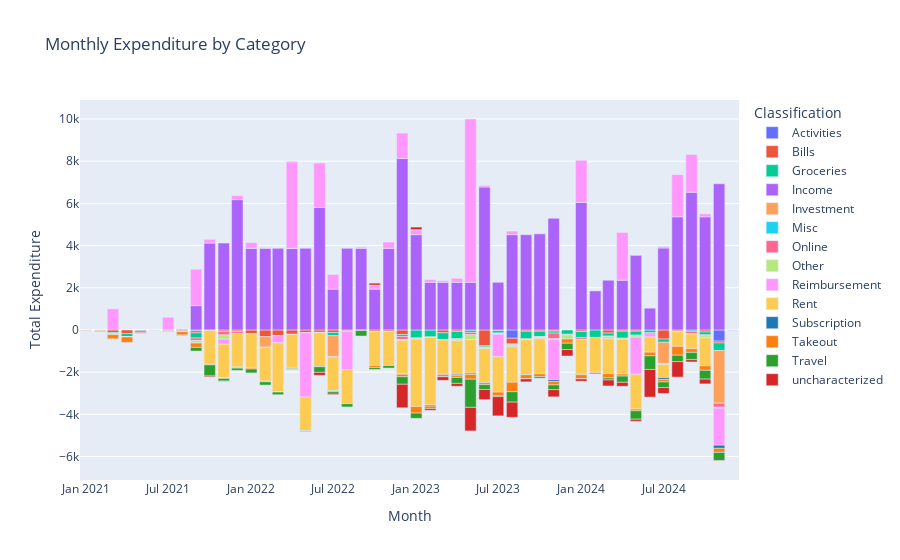

Write notebook code for a chart like this one.
### Markdown cell above
#### Categorical Spending Habits per Month

We visualize the following below:
- We group transactions by TRANSACTION month and then by CATEGORY
- Categories are assigned in prior code blocks; done by running through a word encoder OR by prompts for keyword associations

### Code cell
StatementReader.plot_stacked(StatementReader.filtered_df)

### Figure 1 — Plotly figure (JSON) as saved in the notebook; plotly's stock layout.template omitted (floating-point values rounded to 4 significant figures)
{"data": [{"alignmentgroup": "True", "hovertemplate": "Classification=Activities<br>Month=%{x}<br>Total Expenditure=%{y}<extra></extra>", "legendgroup": "Activities", "marker": {"color": "#636EFA", "pattern": {"shape": ""}}, "name": "Activities", "offsetgroup": "Activities", "orientation": "v", "showlegend": true, "textposition": "auto", "type": "bar", "x": ["2021-09", "2023-07", "2023-08", "2024-11"], "xaxis": "x", "y": [-43.94, -23.7, -393.7, -528.8], "yaxis": "y"}, {"alignmentgroup": "True", "hovertemplate": "Classification=Bills<br>Month=%{x}<br>Total Expenditure=%{y}<extra></extra>", "legendgroup": "Bills", "marker": {"color": "#EF553B", "pattern": {"shape": ""}}, "name": "Bills", "offsetgroup": "Bills", "orientation": "v", "showlegend": true, "textposition": "auto", "type": "bar", "x": ["2021-01", "2021-02", "2021-03", "2021-04", "2021-05", "2021-06", "2021-07", "2021-08", "2021-09", "2021-10", "2021-11", "2021-12", "2022-01", "2022-02", "2022-03", "2022-04", "2022-05", "2022-06", "2022-07", "2022-08", "2022-09", "2022-10", "2022-11", "2022-12", "2023-01", "2023-02", "2023-03", "2023-04", "2023-05", "2023-06", "2023-07", "2023-08", "2023-09", "2023-10", "2023-11", "2024-01", "2024-03", "2024-04", "2024-05", "2024-06", "2024-07", "2024-08", "2024-09", "2024-10", "2024-11"], "xaxis": "x", "y": [-30, -25, -120.0, -170, -35, -10, -19.99, -19.99, -92.14, -14.99, -67.14, -67.14, -181.8, -318.0, -267.1, -205.0, -129.3, -111.0, -121.7, -50.62, -4.88, -72.03, -67.03, -220.0, -4.88, -4.89, -134.4, -70.78, -14.88, -746.5, -4.88, -268.2, -62.44, -60.25, -55.37, -76.02, -146.1, -59.89, -59.89, -4.89, -431.4, -59.89, -0.89, -95.71, -87.72], "yaxis": "y"}, {"alignmentgroup": "True", "hovertemplate": "Classification=Groceries<br>Month=%{x}<br>Total Expenditure=%{y}<extra></extra>", "legendgroup": "Groceries", "marker": {"color": "#00CC96", "pattern": {"shape": ""}}, "name": "Groceries", "offsetgroup": "Groceries", "orientation": "v", "showlegend": true, "textposition": "auto", "type": "bar", "x": ["2021-03", "2021-04", "2021-05", "2021-06", "2021-09", "2022-06", "2022-07", "2022-12", "2023-01", "2023-02", "2023-03", "2023-04", "2023-05", "2023-06", "2023-07", "2023-08", "2023-09", "2023-10", "2023-11", "2023-12", "2024-01", "2024-02", "2024-03", "2024-04", "2024-05", "2024-06", "2024-07", "2024-09", "2024-10", "2024-11"], "xaxis": "x", "y": [-46.47, -140.5, -77.34, -11.56, -247.4, -11.29, -152.5, -89.95, -372.0, -328.3, -315.9, -351.5, -101.5, -65.31, -121.6, -30.82, -355.9, -258.9, -95.1, -206.7, -291.2, -354.4, -145.4, -330.5, -187.4, -130.8, -153.3, -63.02, -133.9, -357.0], "yaxis": "y"}, {"alignmentgroup": "True", "hovertemplate": "Classification=Income<br>Month=%{x}<br>Total Expenditure=%{y}<extra></extra>", "legendgroup": "Income", "marker": {"color": "#AB63FA", "pattern": {"shape": ""}}, "name": "Income", "offsetgroup": "Income", "orientation": "v", "showlegend": true, "textposition": "auto", "type": "bar", "x": ["2021-09", "2021-10", "2021-11", "2021-12", "2022-01", "2022-02", "2022-03", "2022-04", "2022-05", "2022-06", "2022-07", "2022-08", "2022-09", "2022-10", "2022-11", "2022-12", "2023-01", "2023-02", "2023-03", "2023-04", "2023-05", "2023-06", "2023-07", "2023-08", "2023-09", "2023-10", "2023-11", "2024-01", "2024-02", "2024-03", "2024-04", "2024-05", "2024-06", "2024-07", "2024-08", "2024-09", "2024-10", "2024-11"], "xaxis": "x", "y": [1154.0, 4119.0, 4119.0, 6179.0, 3871.0, 3871.0, 3871.0, 3871.0, 3871.0, 5806.0, 1935.0, 3871.0, 3871.0, 1935.0, 3871.0, 8128.0, 4518.0, 2259.0, 2259.0, 2259.0, 2259.0, 6777.0, 2259.0, 4518.0, 4518.0, 4564.0, 5292.0, 6045.0, 1850.0, 2358.0, 2358.0, 3537.0, 1033.0, 3886.0, 5364.0, 6531.0, 5364.0, 6932.0], "yaxis": "y"}, {"alignmentgroup": "True", "hovertemplate": "Classification=Investment<br>Month=%{x}<br>Total Expenditure=%{y}<extra></extra>", "legendgroup": "Investment", "marker": {"color": "#FFA15A", "pattern": {"shape": ""}}, "name": "Investment", "offsetgroup": "Investment", "orientation": "v", "showlegend": true, "textposition": "auto", "type": "bar", "x": ["2022-02", "2022-07", "2024-07", "2024-11"], "xaxis": "x", "y": [-500, -1000, -1000, -2500], "yaxis": "y"}, {"alignmentgroup": "True", "hovertemplate": "Classification=Misc<br>Month=%{x}<br>Total Expenditure=%{y}<extra></extra>", "legendgroup": "Misc", "marker": {"color": "#19D3F3", "pattern": {"shape": ""}}, "name": "Misc", "offsetgroup": "Misc", "orientation": "v", "showlegend": true, "textposition": "auto", "type": "bar", "x": ["2021-08", "2022-04"], "xaxis": "x", "y": [38.1, 1.01], "yaxis": "y"}, {"alignmentgroup": "True", "hovertemplate": "Classification=Online<br>Month=%{x}<br>Total Expenditure=%{y}<extra></extra>", "legendgroup": "Online", "marker": {"color": "#FF6692", "pattern": {"shape": ""}}, "name": "Online", "offsetgroup": "Online", "orientation": "v", "showlegend": true, "textposition": "auto", "type": "bar", "x": ["2021-01", "2021-02", "2021-03", "2021-04", "2021-05", "2021-06", "2021-07", "2021-08", "2021-09", "2021-10", "2021-11", "2021-12", "2022-01", "2022-02", "2022-03", "2022-04", "2022-05", "2022-06", "2022-07", "2022-08", "2022-09", "2022-10", "2022-11", "2022-12", "2023-01", "2023-02", "2023-03", "2023-04", "2023-05", "2023-06", "2023-07", "2023-08", "2023-09", "2023-10", "2023-11", "2023-12", "2024-01", "2024-03", "2024-09", "2024-10", "2024-11"], "xaxis": "x", "y": [-9.87, -9.03, -26.02, -9.03, -56.92, -9.03, -9.03, -44.96, -114.9, -9.03, -168.6, -96.45, -9.03, -9.03, -9.03, -9.03, -9.03, -11.29, -11.29, -11.29, -11.29, -11.29, -11.29, -141.2, -41.78, -11.29, -11.29, -11.29, -112.2, -11.29, -11.29, -28.23, -37.26, -11.29, -268.3, -29.36, -79.83, -25, -120.8, -46.4, -188.5], "yaxis": "y"}, {"alignmentgroup": "True", "hovertemplate": "Classification=Other<br>Month=%{x}<br>Total Expenditure=%{y}<extra></extra>", "legendgroup": "Other", "marker": {"color": "#B6E880", "pattern": {"shape": ""}}, "name": "Other", "offsetgroup": "Other", "orientation": "v", "showlegend": true, "textposition": "auto", "type": "bar", "x": ["2021-03", "2021-04", "2021-08", "2021-09", "2021-11", "2022-12", "2023-01", "2023-02", "2023-03", "2023-04", "2023-05", "2023-06", "2023-07", "2023-08", "2023-09", "2023-10", "2023-11", "2023-12", "2024-01", "2024-03", "2024-04", "2024-05", "2024-07", "2024-08", "2024-09", "2024-10", "2024-11"], "xaxis": "x", "y": [-29.38, -15.51, -20.5, -113.4, -200.9, -40, -14.74, -13.61, -17.41, -73.39, -223.7, -61.99, -40, -79.76, -7.9, -43.76, -40, -193.2, -7.9, -105.1, -50.8, -92.88, -54.3, -21.49, -7.5, -103.1, -43], "yaxis": "y"}, {"alignmentgroup": "True", "hovertemplate": "Classification=Reimbursement<br>Month=%{x}<br>Total Expenditure=%{y}<extra></extra>", "legendgroup": "Reimbursement", "marker": {"color": "#FF97FF", "pattern": {"shape": ""}}, "name": "Reimbursement", "offsetgroup": "Reimbursement", "orientation": "v", "showlegend": true, "textposition": "auto", "type": "bar", "x": ["2021-03", "2021-07", "2021-09", "2021-10", "2021-11", "2021-12", "2022-01", "2022-02", "2022-03", "2022-04", "2022-05", "2022-06", "2022-07", "2022-08", "2022-09", "2022-10", "2022-11", "2022-12", "2023-01", "2023-02", "2023-03", "2023-04", "2023-05", "2023-06", "2023-07", "2023-08", "2023-10", "2023-11", "2024-01", "2024-04", "2024-05", "2024-06", "2024-07", "2024-08", "2024-09", "2024-10", "2024-11"], "xaxis": "x", "y": [1000, 600, 1724.0, 174, -239.2, 188.2, 268.2, 36, -335, 4101.0, -3041.0, 2107, 694.6, -1826.0, 53.74, 191.1, 295.6, 1208.0, 233.5, 148.7, 74.34, 191.1, 7743.0, 74.38, -1066.0, 168, -40, -1904.0, 2000, 2266.0, -1763.0, -200, 72.5, 2000, 1785, 140, -1758.0], "yaxis": "y"}, {"alignmentgroup": "True", "hovertemplate": "Classification=Rent<br>Month=%{x}<br>Total Expenditure=%{y}<extra></extra>", "legendgroup": "Rent", "marker": {"color": "#FECB52", "pattern": {"shape": ""}}, "name": "Rent", "offsetgroup": "Rent", "orientation": "v", "showlegend": true, "textposition": "auto", "type": "bar", "x": ["2021-10", "2021-11", "2021-12", "2022-01", "2022-02", "2022-03", "2022-04", "2022-05", "2022-06", "2022-07", "2022-08", "2022-10", "2022-11", "2022-12", "2023-01", "2023-02", "2023-03", "2023-04", "2023-05", "2023-06", "2023-07", "2023-08", "2023-09", "2023-10", "2024-01", "2024-02", "2024-03", "2024-04", "2024-05", "2024-06", "2024-07", "2024-08", "2024-09", "2024-10"], "xaxis": "x", "y": [-1600, -1600, -1600, -1600, -1600, -2307.0, -1600, -1600, -1600, -1600, -1600, -1600, -1600, -1600, -3200, -3200, -1600, -1600, -1600, -1600, -1650, -1650, -1650, -1650, -1650, -1650, -1650, -1650, -1650, -717.5, -625, -697, -695, -1322.0], "yaxis": "y"}, {"alignmentgroup": "True", "hovertemplate": "Classification=Subscription<br>Month=%{x}<br>Total Expenditure=%{y}<extra></extra>", "legendgroup": "Subscription", "marker": {"color": "#1F77B4", "pattern": {"shape": ""}}, "name": "Subscription", "offsetgroup": "Subscription", "orientation": "v", "showlegend": true, "textposition": "auto", "type": "bar", "x": ["2021-09", "2021-10", "2021-11", "2021-12", "2022-01", "2022-02", "2022-03", "2022-04", "2022-05", "2022-06", "2022-07", "2022-08", "2022-09", "2022-10", "2022-11", "2022-12", "2023-01", "2023-02", "2023-03", "2023-04", "2023-05", "2023-06", "2023-07", "2023-08", "2023-09", "2023-10", "2023-11", "2024-01", "2024-07", "2024-11", "2024-12"], "xaxis": "x", "y": [-11.29, 11.29, -11.29, -11.29, -11.29, -11.29, -11.29, 11.29, -11.29, -11.29, -11.29, -11.29, -11.29, -11.29, -11.29, -11.29, 0, 0, -29.36, -60.7, -60.41, -18.07, -29.36, -29.36, -11.29, -12.42, -86.98, -18.07, -89.84, -149.8, -14.34], "yaxis": "y"}, {"alignmentgroup": "True", "hovertemplate": "Classification=Takeout<br>Month=%{x}<br>Total Expenditure=%{y}<extra></extra>", "legendgroup": "Takeout", "marker": {"color": "#FF7F0E", "pattern": {"shape": ""}}, "name": "Takeout", "offsetgroup": "Takeout", "orientation": "v", "showlegend": true, "textposition": "auto", "type": "bar", "x": ["2021-01", "2021-02", "2021-03", "2021-04", "2021-05", "2021-07", "2021-08", "2021-09", "2021-10", "2021-11", "2021-12", "2022-01", "2022-02", "2022-03", "2022-04", "2022-07", "2022-10", "2022-12", "2023-01", "2023-02", "2023-03", "2023-04", "2023-05", "2023-06", "2023-07", "2023-08", "2023-09", "2023-10", "2023-11", "2023-12", "2024-01", "2024-02", "2024-03", "2024-04", "2024-05", "2024-06", "2024-07", "2024-08", "2024-09", "2024-10", "2024-11"], "xaxis": "x", "y": [-11.85, -48.53, -198.6, -258.9, -10.04, -10.61, -154.1, -203.9, -31.06, -13, -35.3, -50.86, -21.91, -14.71, -20.76, -35.34, -91.16, -114.8, -308.9, -99.71, -94.45, -83.83, -222.7, -88.88, -158.9, -447.3, -184.4, -134.8, -157.1, -200.9, -185.7, -39.21, -204.6, -96.39, -79.87, -175.7, -112.3, -419.2, -177.3, -213.9, -191.7], "yaxis": "y"}, {"alignmentgroup": "True", "hovertemplate": "Classification=Travel<br>Month=%{x}<br>Total Expenditure=%{y}<extra></extra>", "legendgroup": "Travel", "marker": {"color": "#2CA02C", "pattern": {"shape": ""}}, "name": "Travel", "offsetgroup": "Travel", "orientation": "v", "showlegend": true, "textposition": "auto", "type": "bar", "x": ["2021-09", "2021-10", "2021-11", "2021-12", "2022-01", "2022-02", "2022-03", "2022-04", "2022-05", "2022-06", "2022-07", "2022-08", "2022-09", "2022-10", "2022-11", "2022-12", "2023-01", "2023-02", "2023-03", "2023-04", "2023-05", "2023-06", "2023-07", "2023-08", "2023-09", "2023-10", "2023-11", "2023-12", "2024-01", "2024-03", "2024-04", "2024-05", "2024-06", "2024-07", "2024-08", "2024-09", "2024-10", "2024-11"], "xaxis": "x", "y": [-174.9, -527.3, -123.8, -107.9, -183.5, -154.3, -126.5, -51.22, -26.09, -266.1, -120.3, -152.2, -261.6, -90.02, -118.4, -358.5, -249.2, -71.86, -18.46, -282.6, -1336.0, -230.4, -56.44, -496.1, -10, -76.44, -221.7, -298.6, -10, -96.59, -295.4, -399.8, -645.7, -263.3, -303.3, -342.9, -415.9, -386.9], "yaxis": "y"}, {"alignmentgroup": "True", "hovertemplate": "Classification=uncharacterized<br>Month=%{x}<br>Total Expenditure=%{y}<extra></extra>", "legendgroup": "uncharacterized", "marker": {"color": "#D62728", "pattern": {"shape": ""}}, "name": "uncharacterized", "offsetgroup": "uncharacterized", "orientation": "v", "showlegend": true, "textposition": "auto", "type": "bar", "x": ["2021-02", "2021-04", "2021-05", "2021-07", "2021-08", "2021-10", "2021-11", "2022-04", "2022-06", "2022-07", "2022-10", "2022-12", "2023-01", "2023-02", "2023-03", "2023-04", "2023-05", "2023-06", "2023-07", "2023-08", "2023-09", "2023-10", "2023-11", "2023-12", "2024-01", "2024-02", "2024-03", "2024-04", "2024-05", "2024-06", "2024-07", "2024-08", "2024-09", "2024-10", "2024-11"], "xaxis": "x", "y": [-10, -16.84, -10, -20, -20, -42.94, -18.07, -1.01, -140, -31.75, 93.25, -1116.0, 126.4, -81.88, -169.2, -137.2, -1116.0, -484.0, -912.1, -720.4, -142.5, 9.46, -343.0, -306.4, -112.0, -38.33, -282.1, -189.6, -99.48, -1309.0, -282.5, -735.6, -110.9, -228.2, -21.65], "yaxis": "y"}], "layout": {"bargap": 0.1, "barmode": "relative", "legend": {"title": {"text": "Classification"}, "tracegroupgap": 0}, "title": {"text": "Monthly Expenditure by Category"}, "xaxis": {"anchor": "y", "domain": [0, 1], "title": {"text": "Month"}}, "yaxis": {"anchor": "x", "domain": [0, 1], "title": {"text": "Total Expenditure"}}}}
